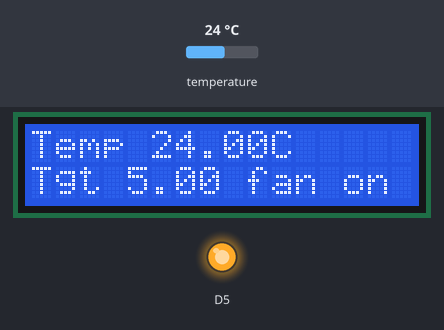
Recording of a sketch running on a simulated ESP8266 (NodeMCU). Shown: 16×2 character LCD, output pins drawn as LEDs (lit = HIGH). The inputs (shaded band) are chosen by the test bench; at power-on: temperature 24 °C. WiFi joins after 1.5 s; servers stay silent unless stated; no MQTT or app messages arrive unless stated; not simulated (calls return 0 or success): wifi_credentials.h, credentials.h; names the files do not define were given values by the test bench: PUB_SUB_PORT = 80; what the sketch prints to the serial monitor is not drawn.

Above: at 2.8 s.
2.9 s: temperature set to 5.2 °C
At 13.7 s:
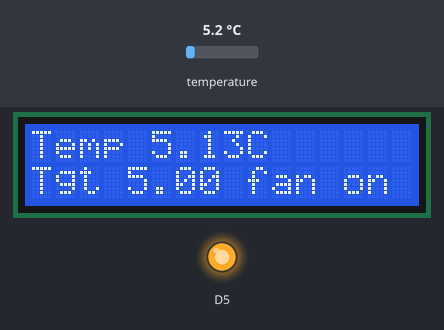
14.0 s: temperature set to 4.3 °C
At 23.5 s:
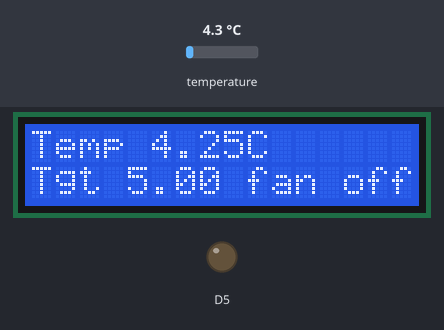
24.4 s: temperature set to 4.8 °C
At 34.5 s:
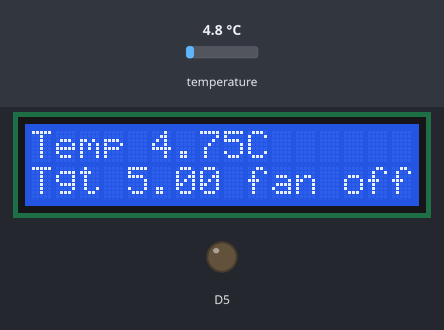
34.8 s: temperature set to 5.6 °C
At 44.2 s:
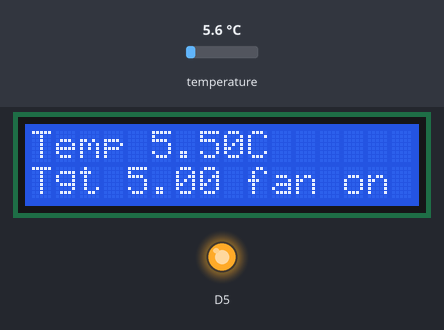
Timing chart, 0 to 45.7 s (numbered marks = the images above; inputs shaded):
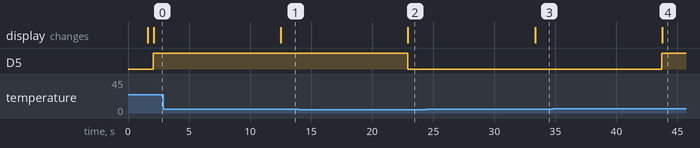

The sketch:

Main.ino
```cpp
#include "temperature.h"
#include "lcd.h"
#include "pubsub.h"

// create this file and define WIFI_SSID, WIFI_PASS
#include "wifi_credentials.h"

Temperature temperature(D3);
Lcd lcd;
PubSub pubsub;
float targetTemperature = 5.0;
float diff = 0.2;
void connectWifi() {
  WiFi.begin(WIFI_SSID, WIFI_PASS);
  lcd.print("Connecting to WiFi...");
  while (WiFi.status() != WL_CONNECTED) {
    delay(100);
  }
  lcd.print("Connected");
}

void setup() {
  Serial.begin(115200);
  connectWifi();
  pubsub.connect();
  pinMode(D5, OUTPUT);
}

bool fanOn = false;
void checkTemp(float temp) {
  if (!fanOn && temp >= targetTemperature + diff) {
    fanOn = true;
    digitalWrite(D5, HIGH);
  } else if (fanOn && temp <= targetTemperature - diff) {
    fanOn = false;
    digitalWrite(D5, LOW);
  }
}

void loop() {
  float temp = temperature.getTemp();
  Serial.println(temp);
  checkTemp(temp);
  pubsub.sendTemp(temp);
  lcd.print(temp, targetTemperature, fanOn);

  delay(10000);
}
```

pubsub.cpp
```cpp
#include "pubsub.h"

// create this file
// define PUB_SUB_SERVER, PUB_SUB_PORT, PUB_SUB_USERNAME, PUB_SUB_KEY,
// PUB_SUB_TOPIC
#include "credentials.h"

PubSub::PubSub() {
    client = new PubSubClient(PUB_SUB_SERVER, PUB_SUB_PORT, espClient);

}

PubSub::~PubSub() {
    delete client;
}

void PubSub::connect() {
    client->connect("ESP8266Client", PUB_SUB_USERNAME, PUB_SUB_KEY);
}
void PubSub::sendTemp(float temp) {
    if (!client->connected()) {
        connect();
    }
    String s(temp);
    client->publish(PUB_SUB_TOPIC, s.c_str());
    client->loop();
}
```

pubsub.h
```cpp
// https://github.com/knolleary/pubsubclient
#include <PubSubClient.h>
#include <ESP8266WiFi.h>

class PubSub {
public:
    PubSub();
    ~PubSub();
    void sendTemp(float temp);
    void connect();
private:
    WiFiClient espClient;
    PubSubClient *client;
};
```

temperature.cpp
```cpp
#include "temperature.h"

Temperature::Temperature(uint8_t pin) {
    oneWire = new OneWire(pin);
    sensors = DallasTemperature(oneWire);
    setUpSensors();
}

Temperature::~Temperature() {
  delete oneWire;
}

void Temperature::setUpSensors() {
  sensors.begin();
  numberOfDevices = sensors.getDeviceCount();
  for(int i = 0; i < numberOfDevices; i++) {
    if(sensors.getAddress(tempDeviceAddress, i)) {
       sensors.setResolution(tempDeviceAddress, 11);
    }
  }
}


float Temperature::getTemp() {
  sensors.requestTemperatures();
  float sum;
  for (int i = 0; i < numberOfDevices; i++) {
    float temp = sensors.getTempCByIndex(i);
    sum += temp;
  }
  return sum / numberOfDevices;
}
```

temperature.h
```cpp
// https://github.com/milesburton/Arduino-Temperature-Control-Library
#include <DallasTemperature.h>
// https://github.com/PaulStoffregen/OneWire
#include <OneWire.h>

class Temperature {
public:
    Temperature(uint8_t pin);
    ~Temperature();
    void setUpSensors();
    float getTemp();
private:
    OneWire *oneWire;
    DallasTemperature sensors;
    int numberOfDevices;
    DeviceAddress tempDeviceAddress;
};
```

lcd.cpp
```cpp
#include "lcd.h"
Lcd::Lcd() {
    lcd = new LiquidCrystal_I2C(0x27, 16, 2);
    lcd->begin();
}

Lcd::~Lcd() {
    delete lcd;
}

void Lcd::print(float temp, float target, bool fanOn) {
    lcd->clear();
    lcd->print("Temp ");
    lcd->print(temp);
    lcd->print("C");
    lcd->setCursor(0,1);
    lcd->print("Tgt ");
    lcd->print(target);
    lcd->print(" fan ");
    if (fanOn) {
        lcd->print("on");
    } else {
        lcd->print("off");
    }
}

void Lcd::print(String s) {
    lcd->clear();
    lcd->print(s);
}
```

lcd.h
```cpp
#include <Wire.h>
//https://github.com/fdebrabander/Arduino-LiquidCrystal-I2C-library
#include <LiquidCrystal_I2C.h>

class Lcd {
public:
    Lcd();
    ~Lcd();
    void print(float, float, bool);
    void print(String);
private:
    LiquidCrystal_I2C *lcd;
};
```

Measured:
- the behaviour switches between 4.9 and 4.8 °C on temperature (found by bisection; images 1 and 2)
- the behaviour switches between 5.2 and 5.3 °C on temperature (found by bisection; images 3 and 4)
- after the input at 2.9 s, the display: changes after 9.6 s (image 1)
- after the input at 14.0 s, D5: HIGH → LOW after 8.9 s; the display: changes after 8.9 s (image 2)
- after the input at 24.4 s, the display: changes after 8.9 s (image 3)
- after the input at 34.8 s, D5: LOW → HIGH after 8.9 s; the display: changes after 9.0 s (image 4)
